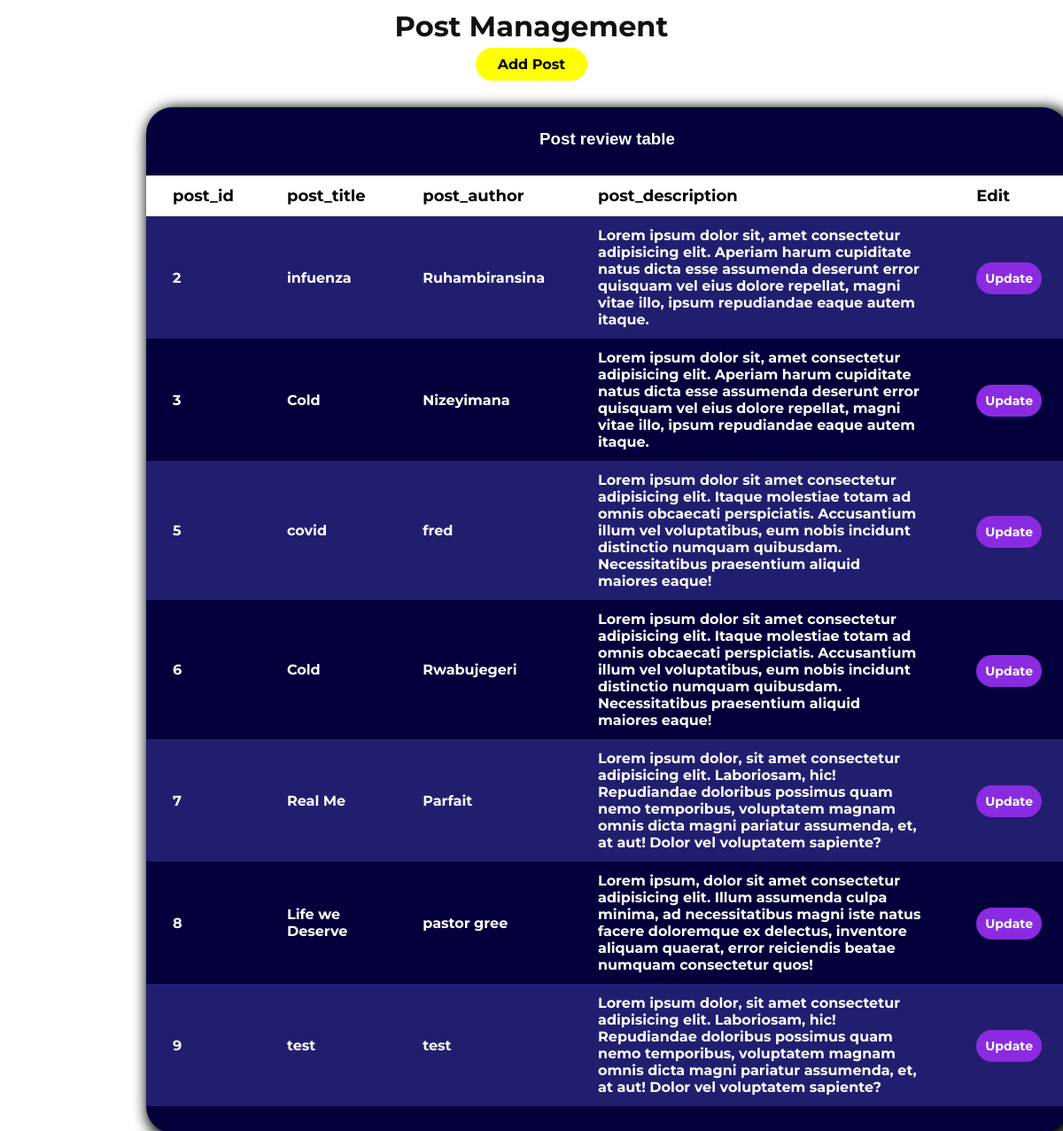
/health/Admin.php, run on the app's committed database.
### tables this page shows
CREATE TABLE `post` (
  `post_id` int(11) NOT NULL,
  `post_image` varchar(200) NOT NULL,
  `post_author` varchar(255) NOT NULL,
  `post_title` varchar(255) NOT NULL,
  `post_description` varchar(255) NOT NULL,
  `created_at` timestamp NOT NULL DEFAULT current_timestamp() ON UPDATE current_timestamp()
);

### health/Admin.php (the view, shortened to what this page needs)
<?php
include ('dbconnect.php');
?>
<html lang="en">
<head>
    <link rel="stylesheet" href="adminstyle.css">
</head>
<body>
    <h1>Post Management</h1>
    <div class="addbook">
        <button><a href="AddBook.php">Add Post</a></button>
    </div>
    <div class="table-container">
        <h3>Post review table</h3>
        <table class="content-table">
            <thead>
                <tr>
                    <th>post_id</th>
                    <th>post_title</th>
                    <th>post_author</th>
                    <th>post_description</th>
                    <th colspan="3">Edit</th>
                </tr>
            </thead>
            <?php
              $sql="SELECT* FROM post;";
              $result=mysqli_query($conn,$sql);
              if(mysqli_num_rows($result)>0)
              {
                 while($row=mysqli_fetch_assoc($result))
                 {
                     echo '<tr><td>'.$row['post_id'].'</td>';
                     echo '<td>'.$row['post_title'].'</td>';
                     echo '<td>'.$row['post_author'].'</td>';
                     echo '<td>'.$row['post_description'].'</td>';
                     echo '<td><button>Update</button></td>';
                     echo '</tr>';
                 }
              }
            ?>
        </table>
    </div>
</body>
</html>

### health/adminstyle.css (style rules this page uses)
* { margin: 0; padding: 0; box-sizing: border-box; }
body { background-image: url("../images/background5.jpg"); background-position: center; background-size: cover; background-repeat: no-repeat; background-position-y: 0px; }
.addbook { display: flex; justify-content: center; text-align: center; margin-top: 5px; }
.addbook button { color: white; background-color: yellow; transition: all 0.3s ease 0s; }
.addbook a { text-decoration: none; color: black; }
li a, button { font-family: "Montserrat", sans-serif; font-weight: bold; font-size: 16px; color: white; text-decoration: none; }
button { color: white; padding: 9px 25px; background-color: blueviolet; border: none; border-radius: 50px; cursor: pointer; transition: all 0.3s ease 0s; }
h1 { font-family: "Montserrat", sans-serif; color: #111; text-align: center; margin-top: 10px; }
h3 { font-family: "Monserrat", sans-serif; color: white; text-align: center; margin-top: 25px; }
.table-container { position: relative; width: 1041px; left: 165px; white-space: nowrap; background-color: #03003b; border-collapse: collapse; overflow: hidden; border-radius: 30px; box-shadow: 5px 5px 15px 5px black; margin-top: 30px; }
.content-table { font-family: "Montserrat", sans-serif; color: white; }
.content-table { border-collapse: collapse; margin: 30px 0px; font-size: 16px; min-width: 400px; font-weight: bolder; }
.content-table thead tr { color: black; text-align: left; font-weight: bolder; font-size: 18px; }
.content-table th { background-color: white; }
.content-table th, .content-table td { padding: 12px 30px; }
.content-table tr td button { color: white; margin-top: 2px; padding: 9px 10px; background-color: blueviolet; border: none; border-radius: 50px; cursor: pointer; transition: all 0.3s ease 0s; font-size: 14px; }
tr:nth-child(odd) { background-color: #221e6f; }

### data on the page
post: post_id "2", post_title "infuenza", post_author "Ruhambiransina", post_description "Lorem ipsum dolor sit, amet consectetur adipisicing elit. Aperiam harum cupiditate natus dicta esse assumenda deserunt error quisquam vel eius dolore repellat, magni vitae illo, ipsum repudiandae eaque autem itaque."
post: post_id "3", post_title "Cold", post_author "Nizeyimana", post_description "Lorem ipsum dolor sit, amet consectetur adipisicing elit. Aperiam harum cupiditate natus dicta esse assumenda deserunt error quisquam vel eius dolore repellat, magni vitae illo, ipsum repudiandae eaque autem itaque."
post: post_id "5", post_title "covid", post_author "fred", post_description "Lorem ipsum dolor sit amet consectetur adipisicing elit. Itaque molestiae totam ad omnis obcaecati perspiciatis. Accusantium illum vel voluptatibus, eum nobis incidunt distinctio numquam quibusdam. Necessitatibus praesentium aliquid maiores eaque!"
post: post_id "6", post_title "Cold", post_author "Rwabujegeri", post_description "Lorem ipsum dolor sit amet consectetur adipisicing elit. Itaque molestiae totam ad omnis obcaecati perspiciatis. Accusantium illum vel voluptatibus, eum nobis incidunt distinctio numquam quibusdam. Necessitatibus praesentium aliquid maiores eaque!"
post: post_id "7", post_title "Real Me", post_author "Parfait", post_description "Lorem ipsum dolor, sit amet consectetur adipisicing elit. Laboriosam, hic! Repudiandae doloribus possimus quam nemo temporibus, voluptatem magnam omnis dicta magni pariatur assumenda, et, at aut! Dolor vel voluptatem sapiente?"
post: post_id "8", post_title "Life we Deserve", post_author "pastor gree", post_description "Lorem ipsum, dolor sit amet consectetur adipisicing elit. Illum assumenda culpa minima, ad necessitatibus magni iste natus facere doloremque ex delectus, inventore aliquam quaerat, error reiciendis beatae numquam consectetur quos!"
post: post_id "9", post_title "test", post_author "test", post_description "Lorem ipsum dolor, sit amet consectetur adipisicing elit. Laboriosam, hic! Repudiandae doloribus possimus quam nemo temporibus, voluptatem magnam omnis dicta magni pariatur assumenda, et, at aut! Dolor vel voluptatem sapiente?"
